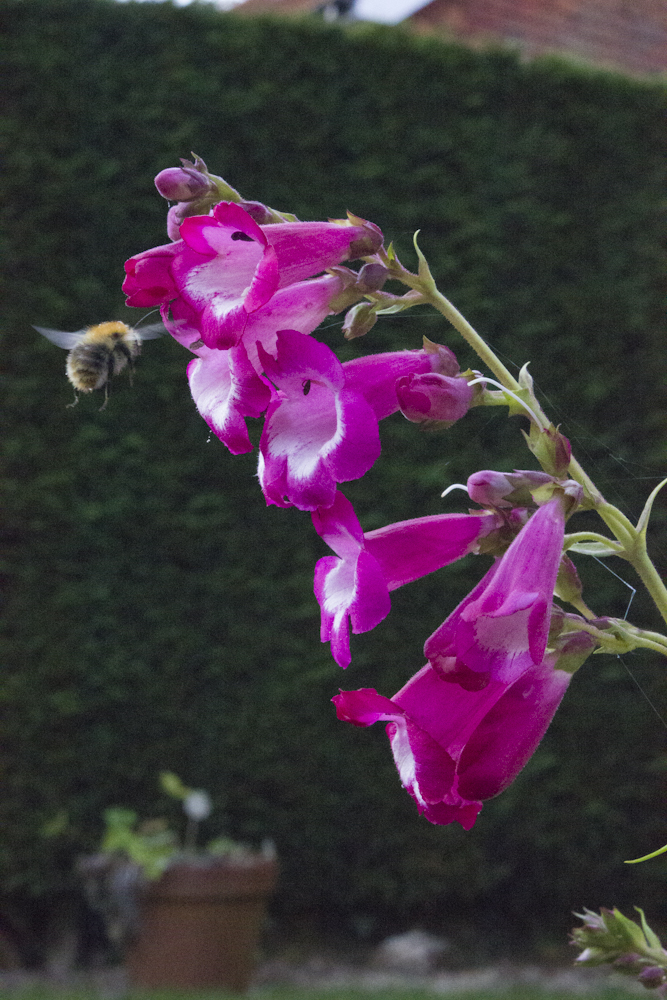
#> input picture images/IMG_7438.jpg, 667 x 1000 px
$ jupyter execute week_1_working.ipynb   (shell and % lines are left out)
#> lines starting #> are read from the running program, lines starting #| are printed output that depends on the picture
# Week 1 Inroduction

This is an unassessed coursework to help you learn some key Python features that you will undoubtedly need at some point during this module.
For those of you who haven't used Python before please work through [Intro-to-Python](https://gitlab.erc.monash.edu.au/andrease/Python4Maths/-/tree/master/Intro-to-Python) gitlab notebooks they provide excellent introduction to Python.
From 00-07 will be more than sufficient to get you used to Python and of course it will be better if you did more.
And for those who have previous Python experience feel free to skip them.

This coursework should be worked on during the scheduled tutorial sessions where you can ask questions if you get stuck.

[cell 1]
import numpy as np
import cv2
import matplotlib.image as mpimg
from matplotlib import pyplot as plt

## Task 1. Basic loading and displaying
In this task you will learn how to load, display and convert to gray scale RGB images.
### 1.1 Display image
Download a color image and place it in the images' folder.
Now load the image and display it.

`Hint: images in python can be though of as a multidimentional array`

[cell 2]
# fill in missing part
#img = mpimg.imread('../images/IMG_7438.jpg') # replace this code and load your image
img = cv2.imread('../images/IMG_7438.jpg')
#> img is the input picture: shape (1000, 667, 3); mean B, G, R 62.5, 51.7, 66.4

# display the image
# display(img)
plt.imshow(img)

Play a bit with the image and understand how the images are represented in Python for example try:
- Printing the shape
- Try accessing image channels
- Display each channel separately
- Swap the channels and display the image

Do you notice any differences when you swap the channels? or visualized only one channel ata time?

[cell 3]
#show red channel
plt.imshow(img[...,0])

#show green channel
plt.imshow(img[...,1])

#show blue channel
plt.imshow(img[...,2])

#swap the channels
plt.imshow(img[...,[1,2,0]])
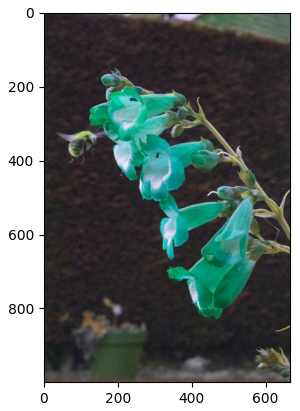
#> figure drawn by matplotlib, 1 panel

### 1.2 Convert to gray scale
`Hint: try using cvtColor from openCV packge`

[cell 4]
gray_img = cv2.cvtColor(img, cv2.COLOR_BGR2GRAY) # replace this code and load your image
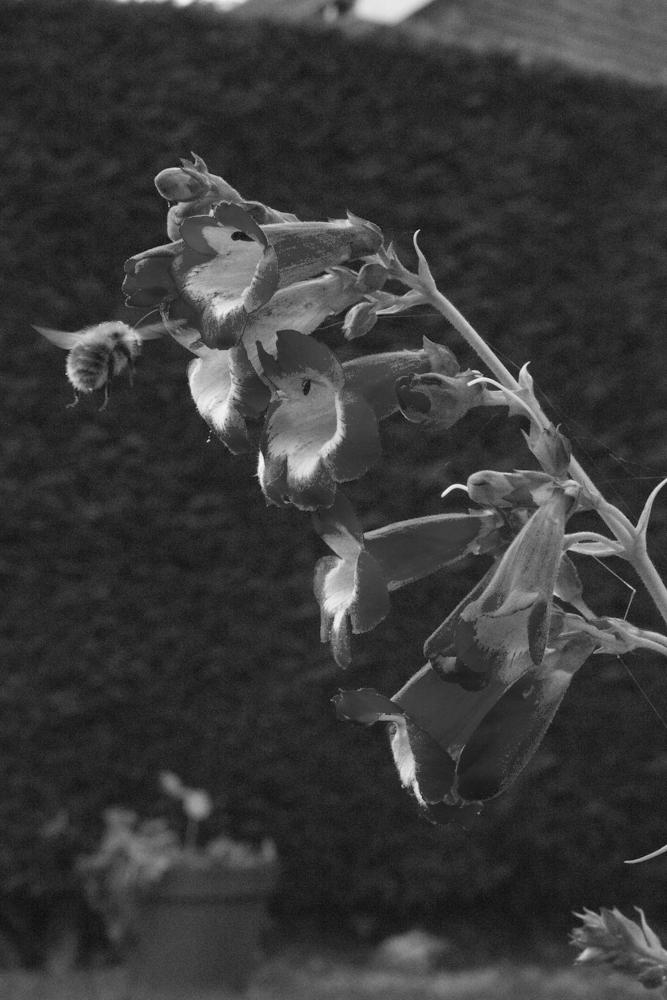
#> gray_img: shape (1000, 667); min 0, max 246, mean 57.3

# display the image
# display(gray_img)
plt.imshow(gray_img, 'gray')

Try writing your oen method to convert RGB images to gray scale.

[cell 5]
def to_gray(img):
    '''
    Convert and RGB image into gray scale
    :param img: RBG image with size HxWx3
    :return: gray scaled image of size HxW
    '''
    assert len(img.shape) == 3, f'Wrong input image dimensions, we expected an input of size HxWxC instead we got {img.shape}'
    h,w,c = img.shape
    gray_img = np.dot(img[...,:3], [0.2989, 0.5870, 0.1140]) # Modify this part to convert the image onto gray scale

    assert gray_img.shape == (h,w), 'Wrong spacial dimensions, your method should only change the channel dimension'
    return gray_img

gray_img = to_gray(img) # replace this code and load your image

# display the image
plt.imshow(gray_img, 'gray')

## More advanced basics
Now we have learned how to load and display images, and we have some information about how Python represent images we can do more advance image manipulations.

### 2.1 Transpose and 90 degrees rotate
Flip the image across its diagonal

[cell 6]
transposed_img = img.swapaxes(0,1)
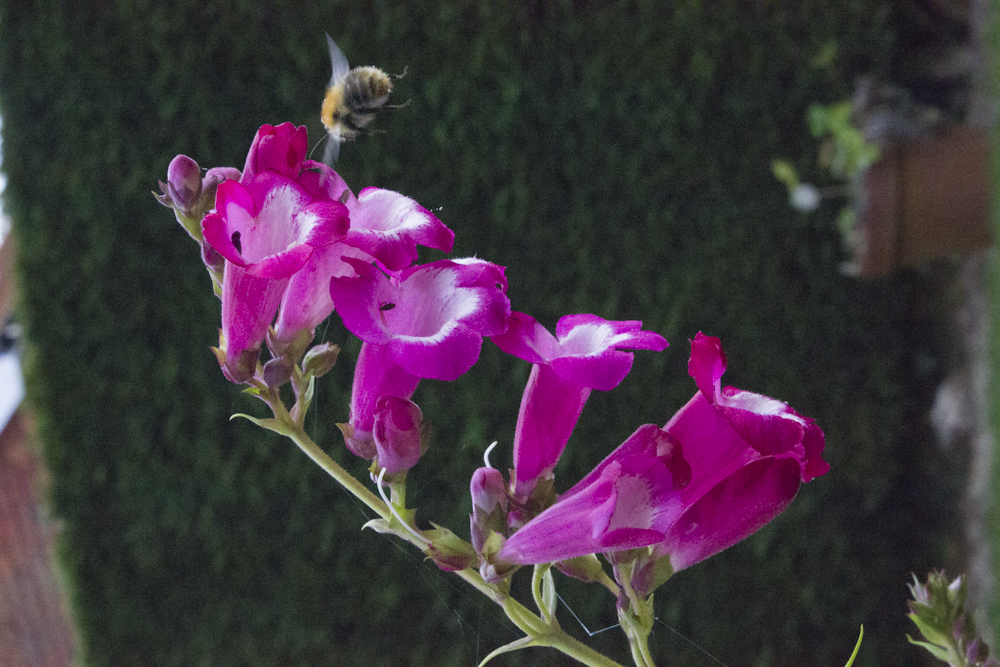
#> transposed_img: shape (667, 1000, 3); mean B, G, R 62.5, 51.7, 66.4
plt.imshow(transposed_img)

### 2.2 Split the image
Split the image into four equal parts and display each of them.
You can display each of them separately or preferably in a single plot using `subplots`.

[cell 7]
h,w = gray_img.shape
#> h = 1000; w = 667
first_part = gray_img[0:h//2, 0:w//2]
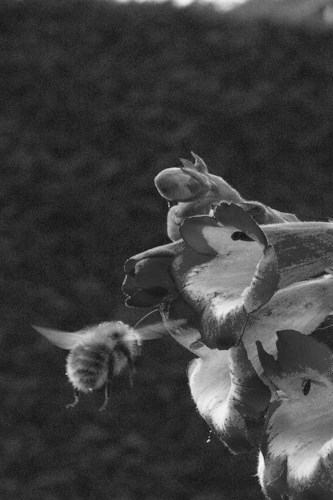
#> first_part: shape (500, 333) float64; min 12.63, max 247.1, mean 61.7
second_part = gray_img[h//2:, 0:w//2]
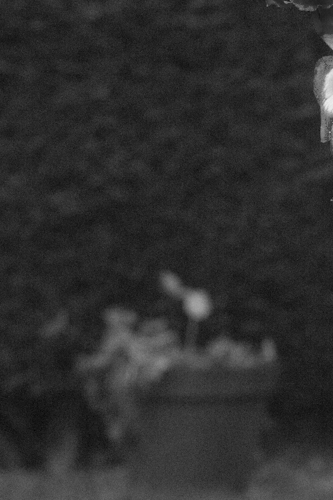
#> second_part: shape (500, 333) float64; min 6.77, max 236.6, mean 46.2
third_part = gray_img[0:h//2, w//2:]
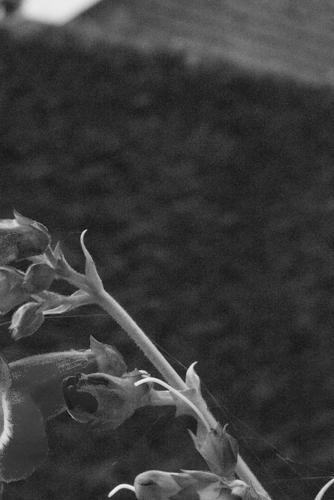
#> third_part: shape (500, 334) float64; min 0.598, max 245.4, mean 59.4
fourth_part = gray_img[h//2:, w//2:]
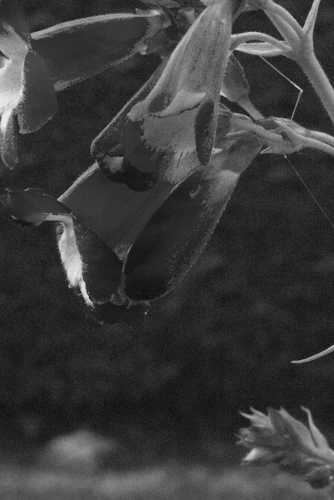
#> fourth_part: shape (500, 334) float64; min 10.05, max 237.9, mean 58.9

# display all parts
fig, axes = plt.subplots(2,2, figsize=(10,7), sharey=True)
fig.subplots_adjust(wspace=-0.7, hspace=0.05)

axes[0,0].imshow(first_part, 'gray')
axes[0,0].set_aspect('equal')

axes[1,0].imshow(second_part, 'gray')
axes[1,0].set_aspect('equal')

axes[0,1].imshow(third_part, 'gray')
axes[0,1].set_aspect('equal')

axes[1,1].imshow(fourth_part, 'gray')
axes[1,1].set_aspect('equal')

## Scaling and loops

[cell 8]
from typing import Union

def resize(img, scale: Union[float, int]) -> np.ndarray:
    """ Resize an image maintaining its proportions
    Args:
        fp (str): Path argument to image file
        scale (Union[float, int]): Percent as whole number of original image. eg. 53
    Returns:
        image (np.ndarray): Scaled image
    """
    _scale = lambda dim, s: int(dim * s / 100)
    height, width, channels = img.shape
    new_width: int = _scale(width, scale)
    new_height: int = _scale(height, scale)
    new_dim: tuple = (new_width, new_height)
    return cv2.resize(src=img, dsize=new_dim, interpolation=cv2.INTER_LINEAR)

scaled_img = img[:,:664,:]
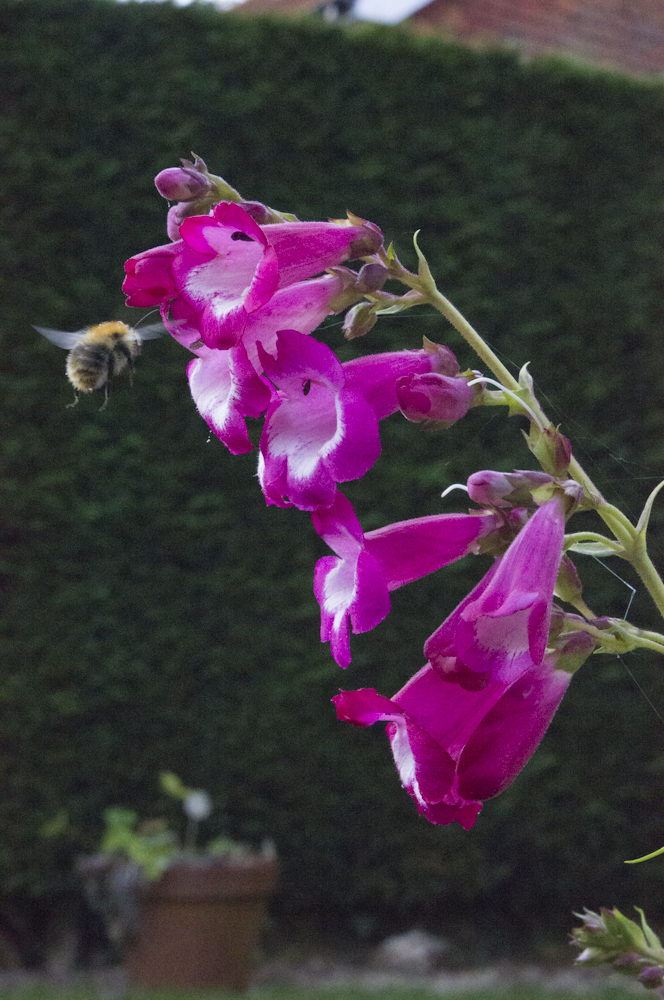
#> scaled_img: shape (1000, 664, 3); mean B, G, R 62.5, 51.6, 66.4
scaled_img = resize(scaled_img, 25)
#> in resize, `return cv2.resize(src=img, dsize=new_dim, interpolation=cv2.INTER_LINE..`:
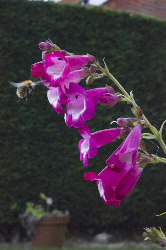
#> returned value: shape (250, 166, 3); mean of channels 0, 1, 2 62.7, 51.8, 66.6; drawn as B, G, R

f = plt.figure(figsize=(10,7))
f.subplots_adjust(wspace=0.5)
ax1 = f.add_subplot(121)
ax2 = f.add_subplot(122)

# display original image
ax1.imshow(img)
# display scaled down image
ax2.imshow(scaled_img)
#> figure, not shown here; B, G, R data is drawn as R, G, B

[cell 9]
from sklearn.feature_extraction.image import check_array, _extract_patches, \
_compute_n_patches, check_random_state

def extract_patches_2d(image, patch_size, *, max_patches=None,
                       random_state=None):
    """Reshape a 2D image into a collection of patches

    The resulting patches are allocated in a dedicated array.

    Read more in the :ref:`User Guide <image_feature_extraction>`.

    Parameters
    ----------
    image : ndarray of shape (image_height, image_width) or \
        (image_height, image_width, n_channels)
        The original image data. For color images, the last dimension specifies
        the channel: a RGB image would have `n_channels=3`.

    patch_size : tuple of int (patch_height, patch_width)
        The dimensions of one patch.

    max_patches : int or float, default=None
        The maximum number of patches to extract. If `max_patches` is a float
        between 0 and 1, it is taken to be a proportion of the total number
        of patches.

    random_state : int, RandomState instance, default=None
        Determines the random number generator used for random sampling when
        `max_patches` is not None. Use an int to make the randomness
        deterministic.
        See :term:`Glossary <random_state>`.

    Returns
    -------
    patches : array of shape (n_patches, patch_height, patch_width) or \
        (n_patches, patch_height, patch_width, n_channels)
        The collection of patches extracted from the image, where `n_patches`
        is either `max_patches` or the total number of patches that can be
        extracted.
    """
    i_h, i_w = image.shape[:2]
    p_h, p_w = patch_size

    if p_h > i_h:
        raise ValueError("Height of the patch should be less than the height"
                         " of the image.")

    if p_w > i_w:
        raise ValueError("Width of the patch should be less than the width"
                         " of the image.")

    image = check_array(image, allow_nd=True)
    image = image.reshape((i_h, i_w, -1))
    n_colors = image.shape[-1]

    extracted_patches = _extract_patches(image,
                                         patch_shape=(p_h, p_w, n_colors),
                                         extraction_step=patch_size[0])

    n_patches = _compute_n_patches(i_h, i_w, p_h, p_w, max_patches)
    if max_patches:
        rng = check_random_state(random_state)
        i_s = rng.randint(i_h - p_h + 1, size=n_patches)
        j_s = rng.randint(i_w - p_w + 1, size=n_patches)
        patches = extracted_patches[i_s, j_s, 0]
    else:
        patches = extracted_patches

    patches = patches.squeeze()
    # remove the color dimension if useless
    if patches.shape[-1] == 1:
        return patches.reshape((n_patches, p_h, p_w))
    else:
        return patches

def average_scale_down(img):
    '''
    Scale down and RGB image
    :param img: RBG image with size HxWx3
    :return: scaled_img: RBG scaled down image with size (H/4)x(W/4)x3
    '''
    assert len(img.shape) == 3, f'Wrong input image dimensions, we expected an input of size HxWxC instead we got {img.shape}'
    h,w,c = img.shape
    patches = extract_patches_2d(img, (2,2))
    scaled_img = patches.mean((2,3))/255 # Modify this part to convert the image onto gray scale

    assert scaled_img.shape == (h//2,w//2, 3), f'Wrong spacial dimensions, your method should reduce the spacial dimensions by a factor of four we expect {(h//4,w//4, 3)} instead we have {scaled_img.shape}'
    return scaled_img

scaled_img = img[:,:664,:]
h,w,c = scaled_img.shape
#> w = 664; c = 3
scaled_img = average_scale_down(scaled_img)

f = plt.figure(figsize=(10,7))
f.subplots_adjust(wspace=0.5)
ax1 = f.add_subplot(121)
ax2 = f.add_subplot(122)

# display original image
ax1.imshow(img)
# display scaled down image
ax2.imshow(scaled_img)
#> figure, not shown here; B, G, R data is drawn as R, G, B

$ run again, with images/meerkat.jpg copied over images/IMG_7438.jpg
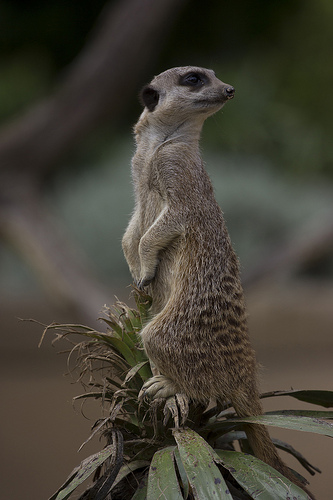
#> input picture images/meerkat.jpg, 333 x 500 px
#> img is the input picture: shape (500, 333, 3); mean B, G, R 54.1, 64.8, 68.5
#> `fourth_part = gray_img[h//2:, w//2:]`:
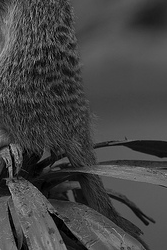
#> fourth_part: shape (250, 167) float64; min 0, max 177.6, mean 68.8
#> in average_scale_down, `scaled_img = patches.mean((2,3))/255`:
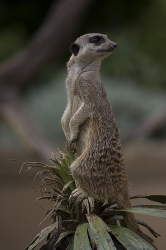
#> scaled_img: shape (250, 166, 3) float64; mean of channels 0, 1, 2 0.212, 0.254, 0.269; drawn as B, G, R
